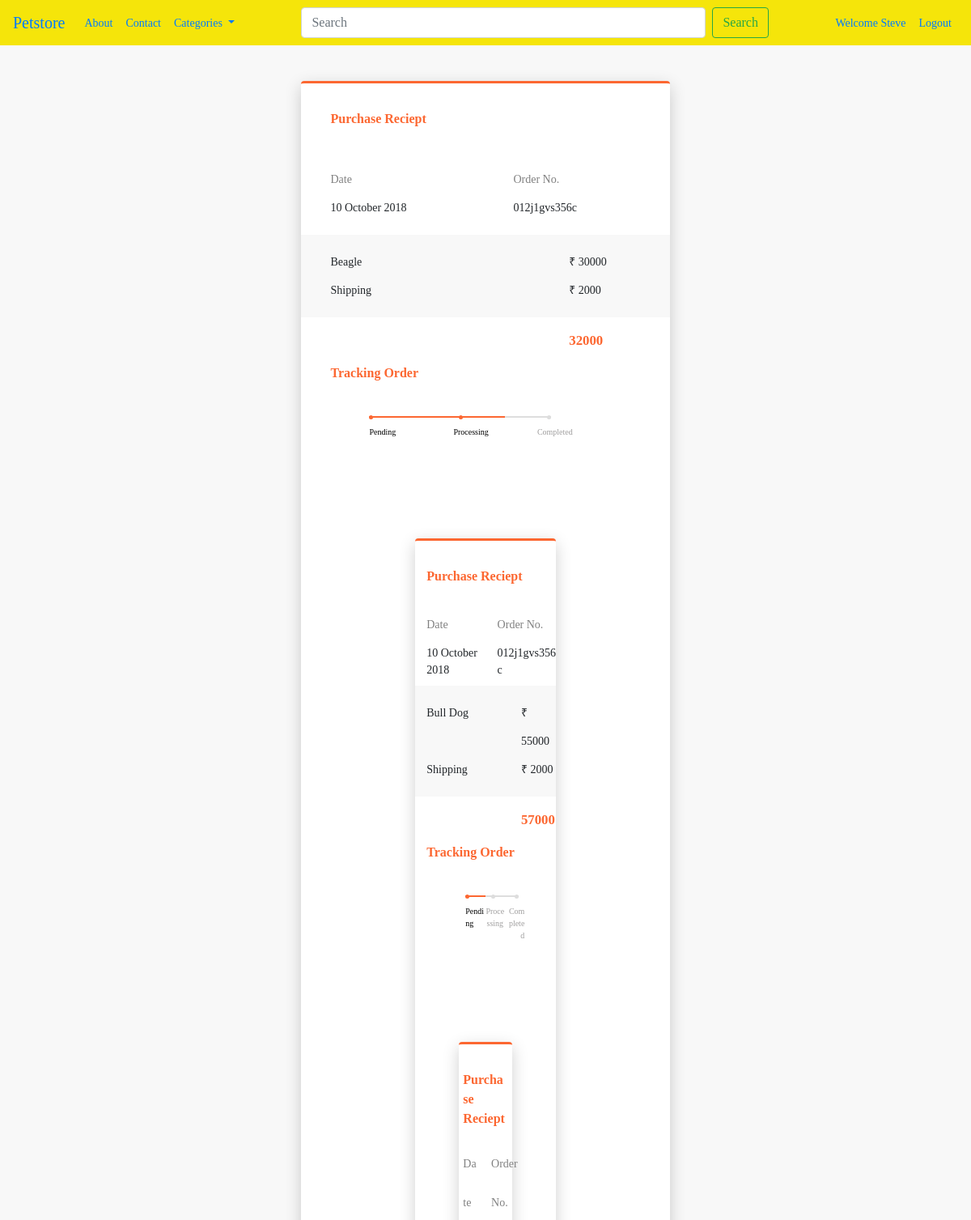
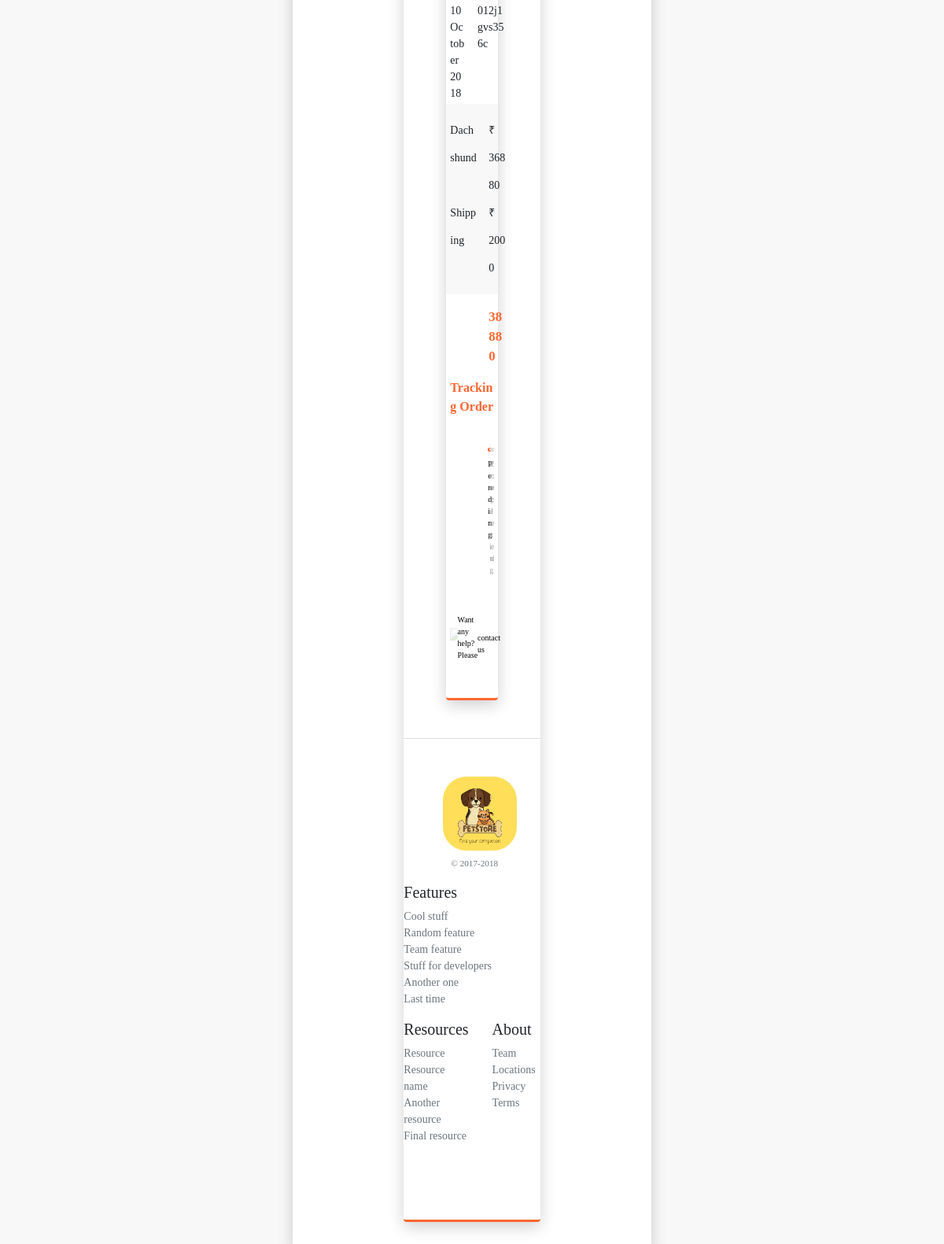
The app's page /order/ (signed in) with its own data (2 pictures, top to bottom).
### core/models.py (models this page shows, shortened)
class Order(models.Model):
    STATUS_CHOICES = [
        ('PENDING', 'Pending'),
        ('PROCESSING', 'Processing'),
        ('COMPLETED', 'Completed'),
        ('CANCELLED', 'Cancelled'),
    ]
    user = models.ForeignKey(User, on_delete=models.CASCADE)
    customer = models.ForeignKey(CustomerDetail, on_delete=models.CASCADE)
    pet = models.ForeignKey(Pet, on_delete=models.CASCADE)
    quantity = models.PositiveIntegerField(default=1)
    order_at = models.DateTimeField(auto_now_add=True)
    status = models.CharField(max_length=20, choices=STATUS_CHOICES, default='PENDING')

class Pet(models.Model):
    CATEGORY_CHOICES = [
        ('DOG', 'Dog'),
        ('CAT', 'Cat'),
        ('BIRD', 'Bird'),
    ]
    name = models.CharField(max_length=100)
    category = models.CharField(max_length=20, choices=CATEGORY_CHOICES)
    small_description=models.CharField(max_length=300)
    description=models.TextField()
    original_price = models.IntegerField()
    discounted_price = models.IntegerField()
    pet_image =models.ImageField(upload_to='pet_images')  # As we are using image field we have to intall 'pillow'. And we have to Define MEDIA_URL in settings.py file so that all folder should save in media directory

### core/views.py (the view)
# urls.py: path('order/',views.order,name='order'),
def order(request):
    ord= Order.objects.filter(user=request.user)
    return render(request,'core/order.html',{'ord':ord})

### core/templates/core/order.html (shortened to what this page needs)
{% extends "core/base.html" %}
{% block content %}
{% for o in ord %}
<div class="order">
        <div class="card">
            <div class="title">Purchase Reciept</div>
            <div class="info">
                <div class="row">
                    <div class="col-7">
                        <span id="heading">Date</span><br>
                        <span id="details">10 October 2018</span>
                    </div>
                    <div class="col-5 pull-right">
                        <span id="heading">Order No.</span><br>
                        <span id="details">012j1gvs356c</span>
                    </div>
                </div>
            </div>
            <div class="pricing">
                <div class="row">
                    <div class="col-9">
                        <span id="name">{{o.pet.name}}</span>
                    </div>
                    <div class="col-3">
                        <span id="price">₹ {{o.pet.discounted_price}}</span>
                    </div>
                </div>
                <div class="row">
                    <div class="col-9">
                        <span id="name">Shipping</span>
                    </div>
                    <div class="col-3">
                        <span id="price">₹ 2000</span>
                    </div>
                </div>
            </div>
            <div class="total">
                <div class="row">
                    <div class="col-9"></div>
                    <div class="col-3"><big>{{o.pet.discounted_price|add:2000}}</big></div>
                </div>
            </div>
            <div class="tracking">
                <div class="title">Tracking Order</div>
            </div>
            {% if o.status == 'PENDING' %}
            <div class="progress-track ml-5">
                <ul id="progressbar">
                    <li class="step0 active " id="step1">Pending</li>
                    <li class="step0  text-center" id="step2">Processing</li>
                    <li class="step0  text-right" id="step3">Completed</li>
                </ul>
            </div>
            {% endif %}
            {% if o.status == 'PROCESSING' %}
            <div class="progress-track ml-5">
                <ul id="progressbar">
                    <li class="step0 active " id="step1">Pending</li>
                    <li class="step0 active text-center" id="step2">Processing</li>
                    <li class="step0  text-right" id="step3">Completed</li>
                </ul>
            </div>
            {% endif %}
        {% endfor %}
            <div class="footer">
                <div class="row">
                    <div class="col-2"><img class="img-fluid" src="https://i.imgur.com/YBWc55P.png"></div>
                    <div class="col-10">Want any help? Please &nbsp;<a> contact us</a></div>
                </div>
            </div>
        </div>
</div>
{% endblock content %}

### core/templates/core/navbar.html (shortened to what this page needs)
    <nav class="navbar navbar-expand-lg fixed-top" style = "background-color: rgb(245, 229, 10);"  >
        <a class="navbar-brand" href="/">Petstore</a>
        <div class="collapse navbar-collapse" id="navbarSupportedContent">
          <ul class="navbar-nav mr-auto">
            <li class="nav-item active">
              <a class="nav-link" href="{% url "about" %}">About<span class="sr-only">(current)</span></a>
            </li>
            <li class="nav-item">
              <a class="nav-link" href="{% url "contact" %}">Contact</a>
            </li>
            <li class="nav-item dropdown">
              <a class="nav-link dropdown-toggle" href="/" role="button" data-toggle="dropdown" aria-expanded="false">
                Categories
              </a>
            </li>
          </ul>
          <form class="form-inline  my-lg-0 mr-auto">
            <input class="form-control custom-search-bar mr-2 " type="search" placeholder="Search" aria-label="Search" style="width:500px" >
            <button class="btn btn-outline-success my-2 my-sm-0" type="submit">Search</button>
          </form>
          <ul class="navbar-nav">
            {% if request.user.is_authenticated %}
            <li class="nav-item active">
              <a class="nav-link" href="{% url "profile" %}">Welcome {{request.user.first_name}}<span class="sr-only">(current)</span></a>
            </li>
            <li class="nav-item">
              <a class="nav-link" href="{% url "logout" %}">Logout</a>
            </li>
            {% endif %}
          </ul>
        </div>
      </nav>

### core/static/core/css/core.css (style rules this page uses)
body { background-color: rgb(225, 226, 143); }
.custom-search-bar { width: 300px; }

### core/templates/core/order.html (style rules this page uses)
body { background: #ddd3; vertical-align: bottom; font-family: Muli; font-size: 14px; }
.card { margin: auto; width: 38%; max-width:600px; padding: 4vh 0; box-shadow: 0 6px 20px 0 rgba(0, 0, 0, 0.19); border-top: 3px solid rgb(252, 103, 49); border-bottom: 3px solid rgb(252, 103, 49); border-left: none; border-right: none; }
.title { color: rgb(252, 103, 49); font-weight: 600; margin-bottom: 2vh; padding: 0 8%; font-size: initial; }
#details { font-weight: 400; }
.info { padding: 5% 8%; }
.info .col-5 { padding: 0; }
#heading { color: grey; line-height: 6vh; }
.pricing { background-color: #ddd3; padding: 2vh 8%; font-weight: 400; line-height: 2.5; }
.pricing .col-3 { padding: 0; }
.total { padding: 2vh 8%; color: rgb(252, 103, 49); font-weight: bold; }
.total .col-3 { padding: 0; }
.footer { padding: 0 8%; font-size: x-small; color: black; }
.footer img { height: 5vh; opacity: 0.2; }
.footer a { color: rgb(252, 103, 49); }
.footer .col-10, .col-2 { display: flex; padding: 3vh 0 0; align-items: center; }
.footer .row { margin: 0; }
#progressbar { margin-bottom: 3vh; overflow: hidden; color: rgb(252, 103, 49); padding-left: 0px; margin-top: 3vh }
#progressbar li { list-style-type: none; font-size: x-small; width: 25%; float: left; position: relative; font-weight: 400; color: rgb(160, 159, 159); }
#progressbar #step1:before { content: ""; color: rgb(252, 103, 49); width: 5px; height: 5px; margin-left: 0px !important; }
#progressbar #step2:before { content: ""; color: #fff; width: 5px; height: 5px; margin-left: 32%; }
#progressbar #step3:before { content: ""; color: #fff; width: 5px; height: 5px; margin-right: 32% ; }
#progressbar li:before { line-height: 29px; display: block; font-size: 12px; background: #ddd; border-radius: 50%; margin: auto; z-index: -1; margin-bottom: 1vh; }
#progressbar li:after { content: ''; height: 2px; background: #ddd; position: absolute; left: 0%; right: 0%; margin-bottom: 2vh; top: 1px; z-index: 1; }
.progress-track { padding: 0 8%; }
#progressbar li:nth-child(2):after { margin-right: auto; }
#progressbar li:nth-child(1):after { margin: auto; }
#progressbar li:nth-child(3):after { float: left; width: 68%; }
#progressbar li.active { color: black; }
#progressbar li.active:before, #progressbar li.active:after { background: rgb(252, 103, 49); }
.order { margin-top:100px; }

### records on screen
Order: pet.name "Beagle", pet.discounted_price "30000", pet.discounted_price|add "32000", status "Pending"
Order: pet.name "Bull Dog", pet.discounted_price "55000", pet.discounted_price|add "57000", status "Pending"
Order: pet.name "Dachshund", pet.discounted_price "36880", pet.discounted_price|add "38880", status "Pending"

### other values on screen
{{ request.user.first_name }} "Steve"
